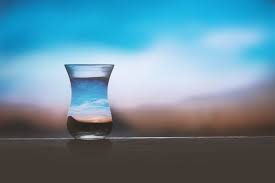
%> input picture Semester_Material/Semester_4/Digital_Image_Processing/Lab/img1.jpg, 275 x 183 px
$ octave Contrast.m   (GNU Octave 9; MATLAB toolbox functions it lacks are replaced by stand-ins)
%> lines starting %> are read from the running program, lines starting %| are printed output that depends on the picture
% Read the color image
image = imread("E:\Courses\Digital Image Processing\Lab\img1.jpg");
%> image is the input picture: size 183x275x3 uint8; mean R, G, B 101.1, 138.5, 156

image(:,:,1)=200;
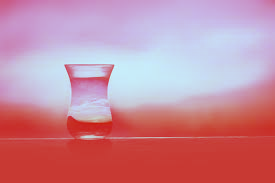
%> image: size 183x275x3 uint8; mean R, G, B 200, 138.5, 156
image(:,:,2)=5;
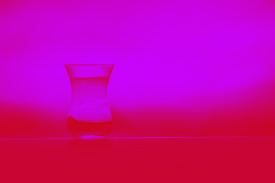
%> image: size 183x275x3 uint8; mean R, G, B 200, 5, 156
image(:,:,3)=129;
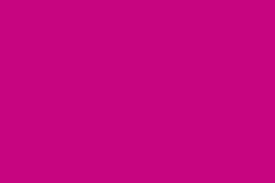
%> image: size 183x275x3 uint8; mean R, G, B 200, 5, 129

subplot 141
imshow(image(:,:,1));

subplot 142
imshow(image(:,:,2));

subplot 143
imshow(image(:,:,3));

subplot 144
imshow(image);
